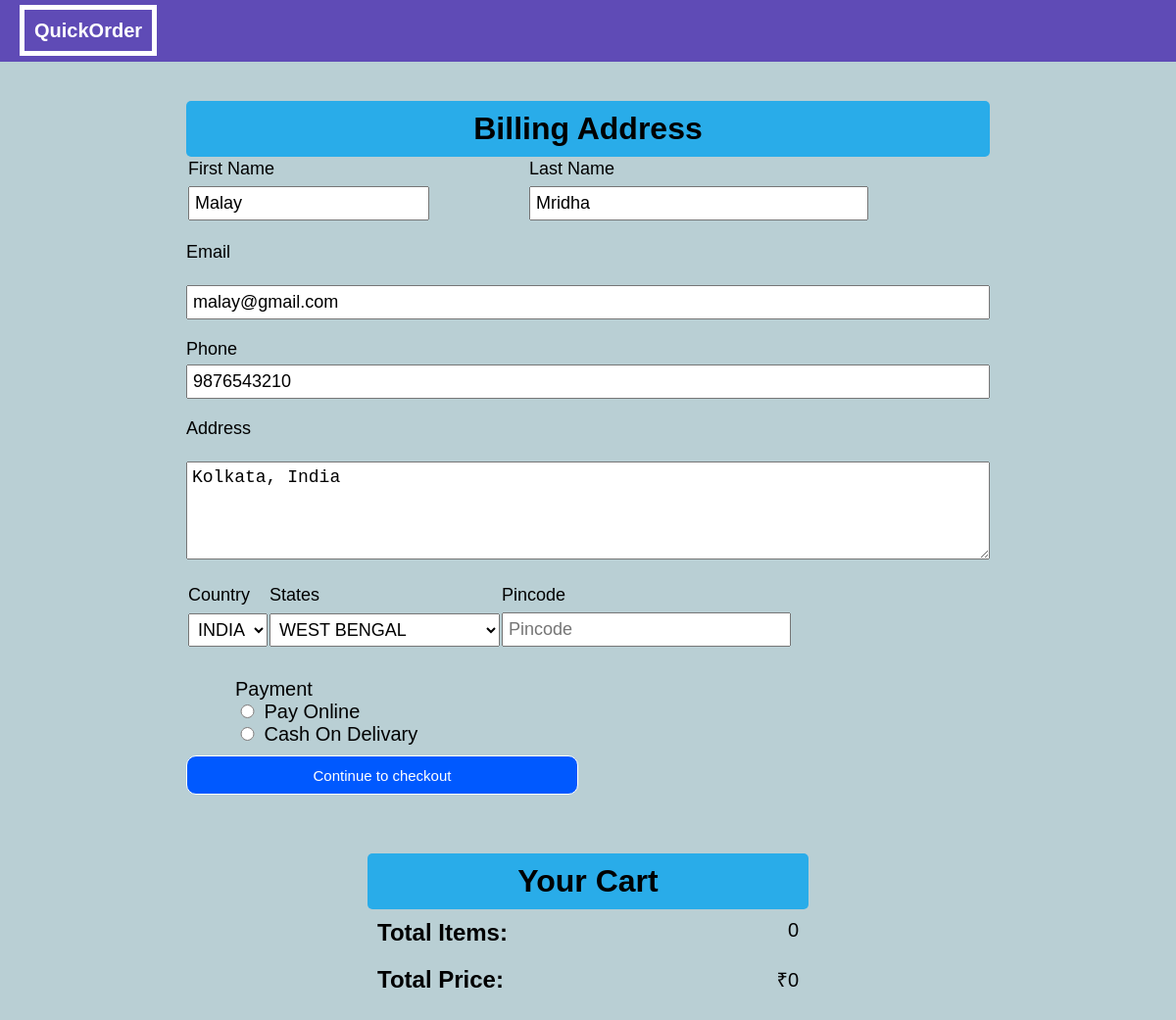
Page /Order/checkout.php (signed in) on the committed database.
### tables this page shows
CREATE TABLE `profile_details` (
  `profile_id` int(11) NOT NULL,
  `firstName` varchar(50) DEFAULT NULL,
  `lastName` varchar(50) DEFAULT NULL,
  `username` varchar(50) DEFAULT NULL,
  `email` varchar(50) DEFAULT NULL,
  `phone` varchar(50) DEFAULT NULL,
  `address` varchar(200) DEFAULT NULL,
  `country` varchar(50) DEFAULT NULL,
  `state` varchar(50) DEFAULT NULL,
  `pincode` varchar(50) DEFAULT NULL,
  `url` varchar(255) DEFAULT 'profile.png'
);

### Order/checkout.php (the view, shortened to what this page needs)
<?php
include("../Connect/connect.php");
$username = $_COOKIE['username'];
$query = "SELECT * FROM profile_details WHERE username='$username'";
$sql = mysqli_query($conn, $query);
$value = mysqli_fetch_assoc($sql);
?>
<!DOCTYPE html>
<html lang="en">
<head>
    <link rel="stylesheet" href="checkout.css">
</head>
<body>
    <header>
        <nav class="navbar">
            <div class="logo"><a href="../index.php">QuickOrder</a></div>
        </nav>
    </header>
    <div class="container">
        <div class="address">
            <div>
                <h1>Billing Address</h1>
                <form id='checkout-form' method="post" action="purchase.php">
                    <div class="name">
                        <table>
                            <tr>
                                <div class="name-label">
                                    <td><label>First Name</label></td>
                                    <td><label style="margin-left: 100px;">Last Name</label></td>
                                </div>
                            </tr>
                            <tr>
                                <div class="name-input">
                                    <td><input type="text" name="fname" placeholder="First Name" value="<?php echo $value['firstName']; ?>"></td>
                                    <td><input type="text" name="lname" style="margin-left: 100px;" placeholder="Last Name" value="<?php echo $value['lastName']; ?>"></td>
                                </div>
                            </tr>
                        </table>
                    </div>
                    <div class="email">
                        <label>Email</label><br>
                        <input type="email" name="email" placeholder="Email" value="<?php echo $value['email']; ?>">
                    </div>
                    <div class="phone">
                        <label>Phone</label>
                        <input type="number" name="phone" placeholder="Phone" value="<?php echo $value['phone']; ?>">
                    </div>
                    <div class="add">
                        <label>Address</label><br>
                        <textarea name="address" cols="5" placeholder="Address"><?php echo $value['address']; ?></textarea>
                    </div>
                    <div class="pincode">
                        <table>
                            <tr>
                                <td><label>Country</label></td>
                                <td><label>States</label></td>
                                <td><label>Pincode</label></td>
                            </tr>
                            <tr>
                                <td><select name="country">
                                        <option value="INDIA" selected>INDIA</option>
                                    </select></td>
                                <td><select name="states" style="width: 235px;">
                                        <?php
                                        $query = "SELECT * FROM states ORDER BY name";
                                        $sql = mysqli_query($conn, $query);
                                        while ($row = mysqli_fetch_assoc($sql)) {
                                            if ($row['name'] == $value['state']) {
                                                echo "<option value='" . $row['name'] . "' selected>" . $row['name'] . "</option>";
                                            } else {
                                                echo "<option value='" . $row['name'] . "'>" . $row['name'] . "</option>";
                                            }
                                        }
                                        ?>
                                    </select></td>
                                <td><input type="number" name="pincode" id="pin" style="width: 295px; padding:5px;" placeholder="Pincode" value="<?php echo $value['pincode']; ?>"></td>
                            </tr>
                        </table>
                    </div>
                    <div class="pay">
                        <label>Payment</label><br>
                        <input id="pay1" type="radio" name="pay" value="online" required>
                        <label for="pay1">Pay Online</label> <br>
                        <input id="pay2" type="radio" name="pay" value="offline" required>
                        <label for="pay2">Cash On Delivary</label> <br>
                    </div>
                    <div class="submit">
                        <input id="submit-payment" type="submit" name="submit" value="Continue to checkout">
                    </div>
                </form>
            </div>
        </div>
        <div class="cart">
            <h1>Your Cart</h1>
                <?php
                if (!empty($_SERVER['HTTP_CLIENT_IP'])) {
                    $ip = $_SERVER['HTTP_CLIENT_IP'];
                } elseif (!empty($_SERVER['HTTP_X_FORWARDED_FOR'])) {
                    $ip = $_SERVER['HTTP_X_FORWARDED_FOR'];
                } else {
                    $ip = $_SERVER['REMOTE_ADDR'];
                }
                $sum = 0;
                $query = "SELECT * FROM cart_details, products WHERE products.id=cart_details.product_id AND ip_address='" . $ip . "'";
                $sql = mysqli_query($conn, $query);
                $num = mysqli_num_rows($sql);
                ?>
            <div class="total-price">
                <div class="no-item">
                    <h2>Total Items:</h2>
                    <p><?php echo $num; ?></p>
                </div>
                <div class="price">
                    <h2>Total Price:</h2>
                    <p><?php echo " &#8377;" . $sum; ?></p>
                </div>
            </div>
        </div>
    </div>
</body>
</html>

### Order/checkout.css (style rules this page uses)
* { margin: 0; padding: 0; box-sizing: border-box; text-decoration: none; }
body { background-color: #b9cfd4; font-family: sans-serif; }
.navbar { background-color: #5F4BB6; display: flex; align-items: center; justify-content: space-between; }
.logo { padding: 20px; }
.logo a { font-size: 20px; color: white; font-weight: 600; padding: 10px; border: 5px white solid; }
.container { display: flex; flex-wrap: wrap; justify-content: space-between; padding: 20px; }
.address { width: 100%; max-width: 820px; margin: 20px auto; }
.address h1 { text-align: center; background-color: rgb(41, 172, 233); border-radius: 5px; padding: 10px; }
.name, .email, .phone, .add, .pincode, .submit { margin-bottom: 20px; }
.name label, .email label, .phone label, .add label, .pincode label { font-size: 18px; display: block; margin-bottom: 5px; }
.name input, .email input, .phone input, .add textarea, .pincode select, #pin { font-size: 18px; padding: 5px; width: 100%; }
.add textarea { height: 100px; }
.submit input { height: 40px; width: 100%; max-width: 400px; font-size: 15px; background-color: rgb(0, 89, 255); color: white; border: 1px white solid; border-radius: 10px; margin: 0 auto; }
.cart { width: 100%; max-width: 450px; margin: 20px auto; }
.cart h1 { text-align: center; background-color: rgb(41, 172, 233); border-radius: 5px; padding: 10px; }
.no-item, .price { display: flex; justify-content: space-between; padding: 10px; }
.no-item p, .price p { font-size: 20px; }
.pay { margin-left: 50px; padding-top: 10px; padding-bottom: 10px; }
.pay label { font-size: 20px; }
.pay input { width: 25px; height: 14px; }

### rows in the picture
profile_details: fname "Malay", lname "Mridha", email "malay@gmail.com", phone "9876543210", address "Kolkata, India"

### other values in the picture
$num "0"
$sum "0"
form field states "WEST BENGAL"
